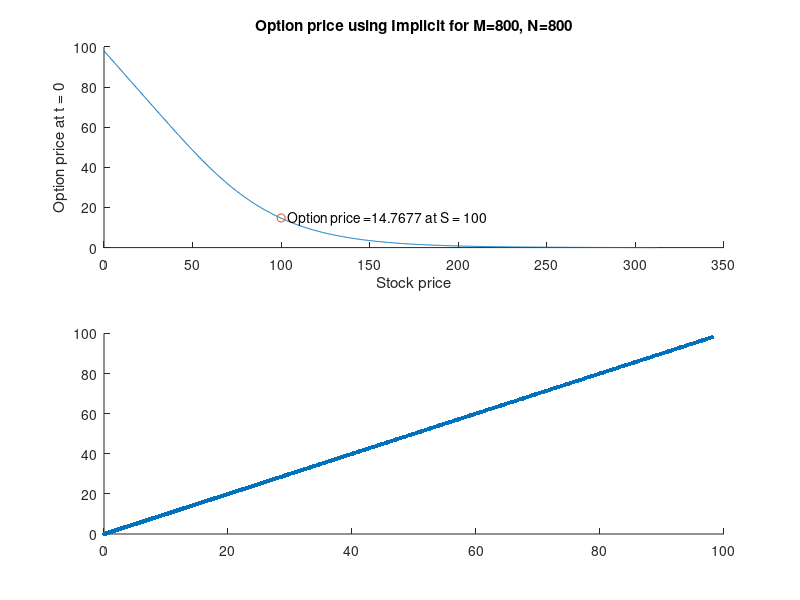

This chart was generated by the following MATLAB code: (Note: this script raises an error after producing the figure.)
close all; clear all; clc;

% Basic input parameters
T = 1; % total time
S1 = 100; % Input current price
K = 100; % Strike price
r = 0.02; % Risk-free interest rate
sigma = 0.4; % Volatility
M = 800; % Total steps along price axis
N = 800; % Total steps along time axis

% Find Smax using the 3-sigma rule, then create the price grid
S0 = 0;
SMax = S1*exp((r-0.5*sigma*sigma)*T + 3*sigma*sqrt(T));
dS = (SMax - S0)/M;
S = S0:dS:SMax;
dtau = T/N;

% Initialize option price V(tau, S) with initial and boundary conditions
V = zeros(N,M + 1);
for i = 1: M
    V(1, i) = max(K - S(i), 0); % Payoff for PUT option at tau = 0
end
V(1 , M+1) = 0; % Boundary condition at Smax for PUT option

% Initialize some matrices for later use
alpha = zeros(1,M+1);
beta = zeros(1,M+1);
I = eye(M+1);

% Calculate M_hat (only once) and the LU decomposition of (I + M_hat). 
% As per the assignment instructions, we should avoid unnecessary
% calculations, hence this is pulled outside the second loop.
for i = 2:M-1
    alpha_central(i) = ((sigma ^ 2) * (S(i) ^2))/(((S(i) - S(i-1)) ...
        * (S(i+1) - S(i-1)))) - (r * S(i))/(S(i+1) - S(i-1));
    beta_central(i) = ((sigma ^ 2) * (S(i) ^2))/(((S(i+1) - S(i)) ...
        * (S(i+1) - S(i-1)))) + (r * S(i))/(S(i+1) - S(i-1));
    alpha_forward(i) = ((sigma ^ 2) * (S(i) ^2))/(((S(i) - S(i-1)) ...
        * (S(i+1) - S(i-1))));
    beta_forward(i) = ((sigma ^ 2) * (S(i) ^2))/(((S(i+1) - S(i)) ...
        * (S(i+1) - S(i-1)))) + (r * S(i))/(S(i+1) - S(i-1));
    if (alpha_central(i) >= 0 ) && (beta_central(i) >= 0)
        alpha(i) = alpha_central(i);
        beta(i) = beta_central(i);
    else 
        alpha(i) = alpha_forward(i);
        beta(i) = beta_forward(i);
    end 
end  % end of M for-loop
vector1 = [r*dtau, dtau *(alpha(1:M-1) + beta(1:M-1) + r), 0];
% vector2 and vector2 have an extra 0 each to support spdiags later below
vector2 = [0, 0, -dtau * beta(1:M-1)];
vector3 = [-dtau * alpha(1:M-1), 0, 0];
% Use spdiags to create a sparse matrix, to save memory
M_hat = spdiags(vector1', 0, M+1, M+1) ...
    + spdiags(vector2', 1, M+1, M+1) + spdiags(vector3', -1, M+1, M+1);
% Use LU decomposition for faster results
[L, U] = lu(I + M_hat);

for n = 1:N-1
    % Boundary conditions
    V(n+1, 1) = V(n, 1) / (1 - r * dtau);
    V(n+1, M) = V(n, M);
    % Solve using LU matrices calculated earlier for faster results
    B = transpose(V(n, :));
    V(n+1, :) = transpose(U\(L\B));
end % end of N for-loop

%
% Evaluate the current option price V1
%
% find the smalleset interval including S1 
indx1 = max(find(S<=S1));
indx2 = min(find(S>=S1));
if indx1 == indx2  % S1 on the end of subintervals
    V1= V(N, indx1);
else    % S1 not on the end, estimate V1 by the linear interpolation
    w = (S1-S(indx1))/(S(indx2)-S(indx1));
    V1 = V(N,indx1)*w + (1-w)*V(N, indx2);
end
disp(['Option price at (t=0) is ', num2str(V1), ' when S=', num2str(S1)]);

% Plot the graph and compare with blsprice 
[C,P] = blsprice(S(1:M),K, r, T, sigma);
subplot(2,1,1);
hold on;
plot(S(1:M), V(N, 1:M));
plot(S1, V1, '-o');
text(S1, V1, ['  ', 'Option price =', num2str(V1), ' at S = 100']);

title(['Option price using Implicit for M=', num2str(M), ', N=', num2str(N)]);
xlabel('Stock price'); ylabel('Option price at t = 0');

hold off;
subplot(2,1,2);
scatter(P, V(N,1:M), 10, 'filled');
refline;
title(['Compare blsprice vs Implicit method for ', num2str(M), ', N=', num2str(N)]);
xlabel('Option price using blsprice'); ylabel('Computed price');
